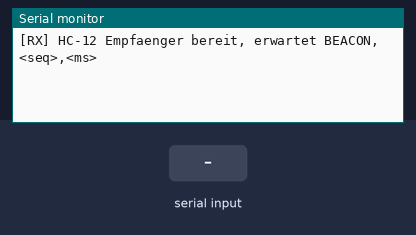
Bench run of a program on a simulated Arduino Nano, built with avr-gcc and run on an emulated ATmega328P. Parts: the last lines printed to the serial monitor. The test bench sets the inputs (shaded band).

Above: at 1.2 s.
1.3 s: "BEACON,\n" received over the second serial link
At 2.4 s:
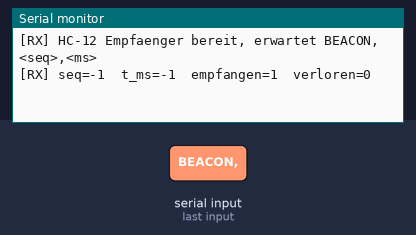
2.8 s: "90,45,200\n" received over the second serial link
At 3.5 s:
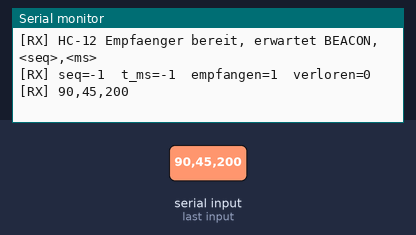
4.3 s: "90,45\n" received over the second serial link
At 4.7 s:
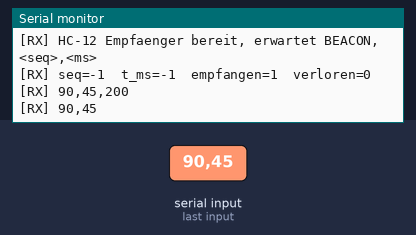
5.8 s: "0\n" received over the second serial link
At 7.0 s:
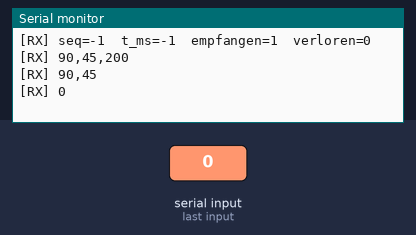

Measured:
- after the input at 1.3 s, the serial monitor: prints a new line at once (image 1)
- after the input at 2.8 s, the serial monitor: prints a new line at once (image 2)
- after the input at 4.3 s, the serial monitor: prints a new line at once (image 3)
- after the input at 5.8 s, the serial monitor: prints a new line at once (image 4)

The program:

main.cpp
```cpp
// kartonaut-ground – Bodenstation (Arduino Nano) für die Rakete "Kartonaut"
//
// Empfängt die Telemetrie-Zeilen des Flugcomputers über ein HC-12-Funkmodul
// (433 MHz) und gibt sie auf der USB-Konsole aus. Heute versteht sie das
// Beacon-Format des Test-Sketches `radio_beacon` im Repo kartonaut (Ordner firmware/):
//
//     BEACON,<seq>,<millis>
//
// und zählt dabei verlorene Pakete. Ein echtes Telemetrieprotokoll kommt mit
// dem Flugzustandsautomaten der Firmware.
//
// Verdrahtung:  D10 <- HC-12 TXD   D11 -> HC-12 RXD (über Spannungsteiler, 3,3 V)
//               USB-Serial bleibt für den Monitor frei (9600 Bd).
#include <Arduino.h>
#include <SoftwareSerial.h>

constexpr uint8_t  PIN_HC12_RX = 10;   // Nano liest hier den HC-12-TXD
constexpr uint8_t  PIN_HC12_TX = 11;   // Nano sendet hier zum HC-12-RXD
constexpr uint32_t HC12_BAUD   = 9600; // Werksdefault des HC-12
constexpr uint32_t USB_BAUD    = 9600;

SoftwareSerial hc12(PIN_HC12_RX, PIN_HC12_TX);

static char   lineBuf[64];
static size_t lineLen   = 0;
static long   lastSeq   = -1;
static long   received  = 0;
static long   lost      = 0;

static void handleBeacon(const char* s){
  // s zeigt hinter "BEACON,"
  char buf[64];
  strncpy(buf, s, sizeof(buf) - 1);
  buf[sizeof(buf) - 1] = 0;

  char* tokSeq = strtok(buf, ",");
  char* tokMs  = strtok(nullptr, ",");
  const long seq = tokSeq ? atol(tokSeq) : -1;
  const long ms  = tokMs  ? atol(tokMs)  : -1;

  received++;
  if (lastSeq >= 0 && seq > lastSeq + 1) lost += seq - lastSeq - 1;
  lastSeq = seq;

  Serial.print(F("[RX] seq=")); Serial.print(seq);
  Serial.print(F("  t_ms="));   Serial.print(ms);
  Serial.print(F("  empfangen=")); Serial.print(received);
  Serial.print(F("  verloren=")); Serial.println(lost);
}

static void processLine(const char* s){
  if (strncmp(s, "BEACON,", 7) == 0) { handleBeacon(s + 7); return; }
  // Alles andere unverändert durchreichen
  Serial.print(F("[RX] ")); Serial.println(s);
}

void setup(){
  Serial.begin(USB_BAUD);
  hc12.begin(HC12_BAUD);
  Serial.println(F("\n[RX] HC-12 Empfaenger bereit, erwartet BEACON,<seq>,<ms>"));
}

void loop(){
  while (hc12.available()){
    const char c = (char)hc12.read();
    if (c == '\n' || c == '\r'){
      if (lineLen > 0){
        lineBuf[lineLen] = '\0';
        processLine(lineBuf);
        lineLen = 0;
      }
    } else if (lineLen < sizeof(lineBuf) - 1){
      lineBuf[lineLen++] = c;
    } else {
      lineLen = 0;   // Überlauf: Zeile verwerfen
    }
  }
}
```
